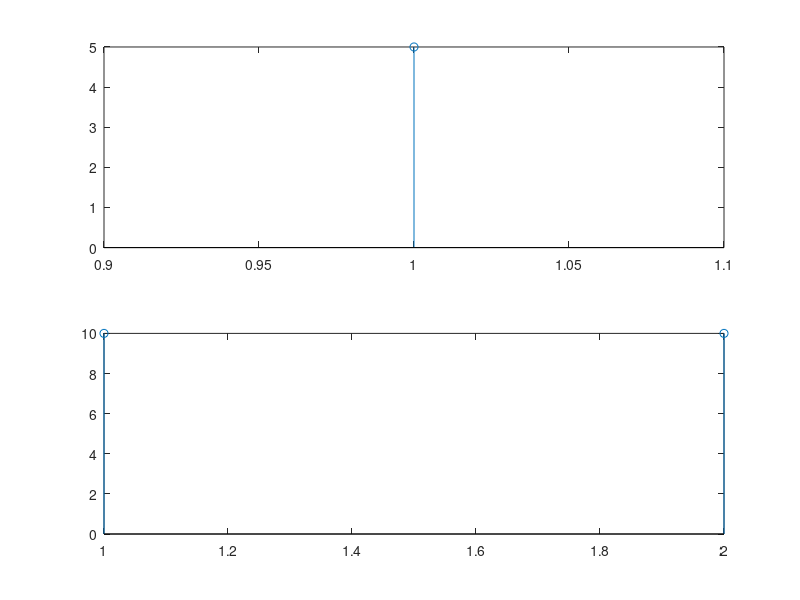

The MATLAB script that drew this image:
clear all;clc;close all;
x = input('Enter input sequence: ');
x1 = [x x];
n = length(x);
xk = zeros(1,2*n);
for k = 0:2*n-1
    for m = 0:2*n-1
        xk(k+1) = xk(k+1)+x1(m+1)*exp((-1i*2*pi*m*k)/n);
    end
end
xk = abs(xk);
disp(xk);
subplot(2,1,1);stem(x);
subplot(2,1,2);stem(xk);